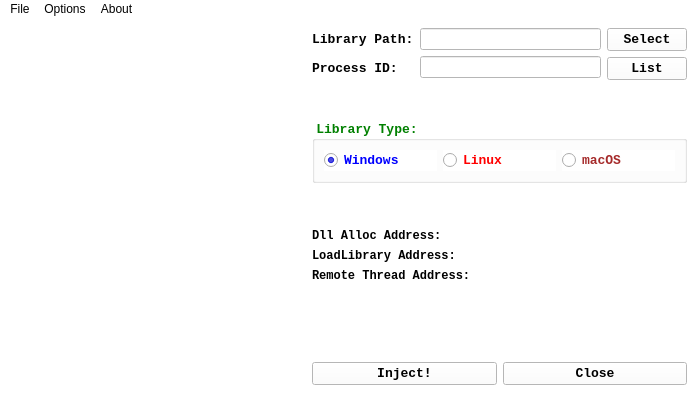
<?xml version="1.0" encoding="UTF-8"?>
<ui version="4.0">
 <class>MainWindow</class>
 <widget class="QMainWindow" name="MainWindow">
  <property name="geometry">
   <rect>
    <x>0</x>
    <y>0</y>
    <width>696</width>
    <height>416</height>
   </rect>
  </property>
  <property name="windowTitle">
   <string>Milad Library Injector!</string>
  </property>
  <property name="windowIcon">
   <iconset resource="resources.qrc">
    <normaloff>:/new/prefix1/images/wolfIcon.jpg</normaloff>:/new/prefix1/images/wolfIcon.jpg</iconset>
  </property>
  <property name="styleSheet">
   <string notr="true">background-color:white</string>
  </property>
  <widget class="QWidget" name="centralwidgetMainWindow">
   <layout class="QGridLayout" name="gridLayout">
    <item row="0" column="0">
     <widget class="QLabel" name="labelIcon">
      <property name="text">
       <string/>
      </property>
      <property name="pixmap">
       <pixmap resource="resources.qrc">:/new/prefix1/images/wolfIcon.jpg</pixmap>
      </property>
     </widget>
    </item>
    <item row="0" column="1">
     <spacer name="horizontalSpacerLeftSide">
      <property name="orientation">
       <enum>Qt::Horizontal</enum>
      </property>
      <property name="sizeHint" stdset="0">
       <size>
        <width>40</width>
        <height>20</height>
       </size>
      </property>
     </spacer>
    </item>
    <item row="0" column="2">
     <layout class="QVBoxLayout" name="verticalLayoutMain">
      <item>
       <layout class="QHBoxLayout" name="horizontalLayout">
        <item>
         <layout class="QVBoxLayout" name="verticalLayoutLables">
          <item>
           <widget class="QLabel" name="labelLibrary">
            <property name="font">
             <font>
              <family>Consolas</family>
              <pointsize>10</pointsize>
              <weight>75</weight>
              <bold>true</bold>
             </font>
            </property>
            <property name="text">
             <string>Library Path:</string>
            </property>
           </widget>
          </item>
          <item>
           <widget class="QLabel" name="labelProcessID">
            <property name="font">
             <font>
              <family>Consolas</family>
              <pointsize>10</pointsize>
              <weight>75</weight>
              <bold>true</bold>
             </font>
            </property>
            <property name="text">
             <string>Process ID:</string>
            </property>
           </widget>
          </item>
         </layout>
        </item>
        <item>
         <layout class="QVBoxLayout" name="verticalLayoutLineEdit">
          <item>
           <widget class="QLineEdit" name="lineEditLibrary"/>
          </item>
          <item>
           <widget class="QLineEdit" name="lineEditProcessID"/>
          </item>
         </layout>
        </item>
        <item>
         <layout class="QVBoxLayout" name="verticalLayoutButtons">
          <item>
           <widget class="QPushButton" name="pushButtonLibrary">
            <property name="font">
             <font>
              <family>Consolas</family>
              <pointsize>10</pointsize>
              <weight>75</weight>
              <italic>false</italic>
              <bold>true</bold>
             </font>
            </property>
            <property name="styleSheet">
             <string notr="true">QPushButton {
    background-color: rgb(0, 85, 127);
	color:white;
    border-style: outset;
    border-width: 2px;
    border-radius: 10px;
    border-color: beige;
    min-width: 7em;
    padding: 3px;
}

QPushButton:hover{
	background-color: rgb(184, 184, 184);
};</string>
            </property>
            <property name="text">
             <string>Select</string>
            </property>
           </widget>
          </item>
          <item>
           <widget class="QPushButton" name="pushButtonProcessIdList">
            <property name="font">
             <font>
              <family>Consolas</family>
              <pointsize>10</pointsize>
              <weight>75</weight>
              <bold>true</bold>
             </font>
            </property>
            <property name="styleSheet">
             <string notr="true">QPushButton {
    background-color: rgb(0, 85, 127);
	color:white;
    border-style: outset;
    border-width: 2px;
    border-radius: 10px;
    border-color: beige;
    min-width: 7em;
    padding: 3px;
}

QPushButton:hover{
	background-color: rgb(184, 184, 184);
};</string>
            </property>
            <property name="text">
             <string>List</string>
            </property>
           </widget>
          </item>
         </layout>
        </item>
       </layout>
      </item>
      <item>
       <spacer name="verticalSpacerUp">
        <property name="orientation">
         <enum>Qt::Vertical</enum>
        </property>
        <property name="sizeHint" stdset="0">
         <size>
          <width>375</width>
          <height>13</height>
         </size>
        </property>
       </spacer>
      </item>
      <item>
       <widget class="QGroupBox" name="groupBoxOStType">
        <property name="font">
         <font>
          <family>Consolas</family>
          <pointsize>10</pointsize>
          <weight>75</weight>
          <bold>true</bold>
         </font>
        </property>
        <property name="styleSheet">
         <string notr="true">color:green;</string>
        </property>
        <property name="title">
         <string>Library Type:</string>
        </property>
        <layout class="QGridLayout" name="gridLayout_2">
         <item row="0" column="0">
          <layout class="QHBoxLayout" name="horizontalLayoutOSType">
           <item>
            <widget class="QRadioButton" name="radioButtonWindows">
             <property name="font">
              <font>
               <family>Consolas</family>
               <pointsize>10</pointsize>
               <weight>75</weight>
               <bold>true</bold>
              </font>
             </property>
             <property name="styleSheet">
              <string notr="true">color:blue</string>
             </property>
             <property name="text">
              <string>Windows</string>
             </property>
             <property name="checked">
              <bool>true</bool>
             </property>
            </widget>
           </item>
           <item>
            <widget class="QRadioButton" name="radioButtonLinux">
             <property name="enabled">
              <bool>false</bool>
             </property>
             <property name="font">
              <font>
               <family>Consolas</family>
               <pointsize>10</pointsize>
               <weight>75</weight>
               <bold>true</bold>
              </font>
             </property>
             <property name="styleSheet">
              <string notr="true">color:red</string>
             </property>
             <property name="text">
              <string>Linux</string>
             </property>
            </widget>
           </item>
           <item>
            <widget class="QRadioButton" name="radioButtonMacOS">
             <property name="enabled">
              <bool>false</bool>
             </property>
             <property name="font">
              <font>
               <family>Consolas</family>
               <pointsize>10</pointsize>
               <weight>75</weight>
               <bold>true</bold>
              </font>
             </property>
             <property name="styleSheet">
              <string notr="true">color:brown</string>
             </property>
             <property name="text">
              <string>macOS</string>
             </property>
            </widget>
           </item>
          </layout>
         </item>
        </layout>
       </widget>
      </item>
      <item>
       <spacer name="verticalSpacer">
        <property name="orientation">
         <enum>Qt::Vertical</enum>
        </property>
        <property name="sizeHint" stdset="0">
         <size>
          <width>20</width>
          <height>40</height>
         </size>
        </property>
       </spacer>
      </item>
      <item>
       <layout class="QHBoxLayout" name="horizontalLayoutInfo">
        <item>
         <layout class="QVBoxLayout" name="verticalLayoutLabelAddress">
          <item>
           <widget class="QLabel" name="labelDllAllocation">
            <property name="font">
             <font>
              <family>Consolas</family>
              <pointsize>9</pointsize>
              <weight>75</weight>
              <bold>true</bold>
             </font>
            </property>
            <property name="text">
             <string>Dll Alloc Address:</string>
            </property>
           </widget>
          </item>
          <item>
           <widget class="QLabel" name="labelLoadLibrary">
            <property name="font">
             <font>
              <family>Consolas</family>
              <pointsize>9</pointsize>
              <weight>75</weight>
              <bold>true</bold>
             </font>
            </property>
            <property name="text">
             <string>LoadLibrary Address:</string>
            </property>
           </widget>
          </item>
          <item>
           <widget class="QLabel" name="labelRemoteThread">
            <property name="font">
             <font>
              <family>Consolas</family>
              <pointsize>9</pointsize>
              <weight>75</weight>
              <bold>true</bold>
             </font>
            </property>
            <property name="text">
             <string>Remote Thread Address:</string>
            </property>
           </widget>
          </item>
         </layout>
        </item>
        <item>
         <layout class="QVBoxLayout" name="verticalLayoutAddress">
          <item>
           <widget class="QLabel" name="labelDllAllocationAddress">
            <property name="font">
             <font>
              <family>Consolas</family>
              <pointsize>9</pointsize>
              <weight>75</weight>
              <bold>true</bold>
             </font>
            </property>
            <property name="styleSheet">
             <string notr="true">color:red;</string>
            </property>
            <property name="text">
             <string/>
            </property>
            <property name="alignment">
             <set>Qt::AlignCenter</set>
            </property>
           </widget>
          </item>
          <item>
           <widget class="QLabel" name="labelLoadLibraryAddress">
            <property name="font">
             <font>
              <family>Consolas</family>
              <pointsize>9</pointsize>
              <weight>75</weight>
              <bold>true</bold>
             </font>
            </property>
            <property name="styleSheet">
             <string notr="true">color:green;</string>
            </property>
            <property name="text">
             <string/>
            </property>
            <property name="alignment">
             <set>Qt::AlignCenter</set>
            </property>
           </widget>
          </item>
          <item>
           <widget class="QLabel" name="labelRemoteThreadAddress">
            <property name="font">
             <font>
              <family>Consolas</family>
              <pointsize>9</pointsize>
              <weight>75</weight>
              <bold>true</bold>
             </font>
            </property>
            <property name="styleSheet">
             <string notr="true">color:blue;</string>
            </property>
            <property name="text">
             <string/>
            </property>
            <property name="alignment">
             <set>Qt::AlignCenter</set>
            </property>
           </widget>
          </item>
         </layout>
        </item>
       </layout>
      </item>
      <item>
       <spacer name="verticalSpacerDown">
        <property name="orientation">
         <enum>Qt::Vertical</enum>
        </property>
        <property name="sizeHint" stdset="0">
         <size>
          <width>375</width>
          <height>13</height>
         </size>
        </property>
       </spacer>
      </item>
      <item>
       <spacer name="verticalSpacer_2">
        <property name="orientation">
         <enum>Qt::Vertical</enum>
        </property>
        <property name="sizeHint" stdset="0">
         <size>
          <width>20</width>
          <height>40</height>
         </size>
        </property>
       </spacer>
      </item>
      <item>
       <layout class="QHBoxLayout" name="horizontalLayoutActionButton">
        <item>
         <widget class="QPushButton" name="pushButtonButtonInject">
          <property name="font">
           <font>
            <family>Consolas</family>
            <pointsize>10</pointsize>
            <weight>75</weight>
            <bold>true</bold>
            <underline>false</underline>
            <strikeout>false</strikeout>
           </font>
          </property>
          <property name="styleSheet">
           <string notr="true">QPushButton
{
	background-color: rgb(170, 85, 255);
	display:inline-block;
	padding:0.5em 1.5em;
	margin:0 0.3em 0.3em 0;
	border-radius:0.2em;
	box-sizing: border-box;
	text-decoration:none;
	font-family:'Consolas',sans-serif;
	font-weight:bold;
	color:#FFFFFF;
	box-shadow:inset 0 -0.6em 1em -0.35em rgba(0,0,0,0.17),inset 0 0.6em 2em -0.3em rgba(255,255,255,0.15),inset 0 0 0em 0.05em rgba(255,255,255,0.12);
	text-align:center;
	position:relative;
	height: 30px;
	width: 80px;
}

QPushButton:hover{
	background-color: rgb(184, 184, 184);
};

active{
	box-shadow:inset 0 0.6em 2em -0.3em rgba(0,0,0,0.15),inset 0 0 0em 0.05em rgba(255,255,255,0.12);
}

@media all and (max-width:30em){
 display:block;
 margin:0.2em auto;
}</string>
          </property>
          <property name="text">
           <string>Inject!</string>
          </property>
          <property name="icon">
           <iconset resource="resources.qrc">
            <normaloff>:/new/prefix1/images/select.png</normaloff>:/new/prefix1/images/select.png</iconset>
          </property>
          <property name="iconSize">
           <size>
            <width>30</width>
            <height>30</height>
           </size>
          </property>
         </widget>
        </item>
        <item>
         <widget class="QPushButton" name="pushButtonButtonClose">
          <property name="font">
           <font>
            <family>Consolas</family>
            <pointsize>10</pointsize>
            <weight>75</weight>
            <bold>true</bold>
            <underline>false</underline>
            <strikeout>false</strikeout>
           </font>
          </property>
          <property name="styleSheet">
           <string notr="true">QPushButton
{
	background-color: rgb(255, 0, 0);
	display:inline-block;
	padding:0.5em 1.5em;
	margin:0 0.3em 0.3em 0;
	border-radius:0.2em;
	box-sizing: border-box;
	text-decoration:none;
	font-family:'Consolas',sans-serif;
	font-weight:bold;
	color:#FFFFFF;
	box-shadow:inset 0 -0.6em 1em -0.35em rgba(0,0,0,0.17),inset 0 0.6em 2em -0.3em rgba(255,255,255,0.15),inset 0 0 0em 0.05em rgba(255,255,255,0.12);
	text-align:center;
	position:relative;
	height: 30px;
	width: 80px;
}

QPushButton:hover{
	background-color: rgb(184, 184, 184);
};

active{
	box-shadow:inset 0 0.6em 2em -0.3em rgba(0,0,0,0.15),inset 0 0 0em 0.05em rgba(255,255,255,0.12);
}

@media all and (max-width:30em){
 display:block;
 margin:0.2em auto;
}</string>
          </property>
          <property name="text">
           <string>Close</string>
          </property>
          <property name="icon">
           <iconset resource="resources.qrc">
            <normaloff>:/new/prefix1/images/quit.png</normaloff>:/new/prefix1/images/quit.png</iconset>
          </property>
          <property name="iconSize">
           <size>
            <width>30</width>
            <height>30</height>
           </size>
          </property>
         </widget>
        </item>
       </layout>
      </item>
     </layout>
    </item>
   </layout>
  </widget>
  <widget class="QMenuBar" name="menubar">
   <property name="geometry">
    <rect>
     <x>0</x>
     <y>0</y>
     <width>696</width>
     <height>26</height>
    </rect>
   </property>
   <widget class="QMenu" name="menuFile">
    <property name="title">
     <string>File</string>
    </property>
    <addaction name="actionQuit"/>
   </widget>
   <widget class="QMenu" name="menuOptions">
    <property name="title">
     <string>Options</string>
    </property>
    <addaction name="actionProcessList"/>
    <addaction name="actionInjection"/>
   </widget>
   <widget class="QMenu" name="menuAbout">
    <property name="title">
     <string>About</string>
    </property>
    <addaction name="actionAboutMLI"/>
   </widget>
   <addaction name="menuFile"/>
   <addaction name="menuOptions"/>
   <addaction name="menuAbout"/>
  </widget>
  <widget class="QStatusBar" name="statusbar"/>
  <action name="actionAboutMLI">
   <property name="icon">
    <iconset resource="resources.qrc">
     <normaloff>:/new/prefix1/images/about.png</normaloff>:/new/prefix1/images/about.png</iconset>
   </property>
   <property name="text">
    <string>About MLI</string>
   </property>
   <property name="shortcut">
    <string>Ctrl+A</string>
   </property>
  </action>
  <action name="actionQuit">
   <property name="icon">
    <iconset resource="resources.qrc">
     <normaloff>:/new/prefix1/images/quit.png</normaloff>:/new/prefix1/images/quit.png</iconset>
   </property>
   <property name="text">
    <string>Quit</string>
   </property>
   <property name="shortcut">
    <string>Ctrl+C</string>
   </property>
  </action>
  <action name="actionProcessList">
   <property name="icon">
    <iconset resource="resources.qrc">
     <normaloff>:/new/prefix1/images/engineering.png</normaloff>:/new/prefix1/images/engineering.png</iconset>
   </property>
   <property name="text">
    <string>Process List</string>
   </property>
   <property name="shortcut">
    <string>Ctrl+S</string>
   </property>
  </action>
  <action name="actionInjection">
   <property name="icon">
    <iconset resource="resources.qrc">
     <normaloff>:/new/prefix1/images/select.png</normaloff>:/new/prefix1/images/select.png</iconset>
   </property>
   <property name="text">
    <string>Injection</string>
   </property>
   <property name="shortcut">
    <string>Ctrl+D</string>
   </property>
  </action>
 </widget>
 <resources>
  <include location="resources.qrc"/>
 </resources>
 <connections/>
</ui>
